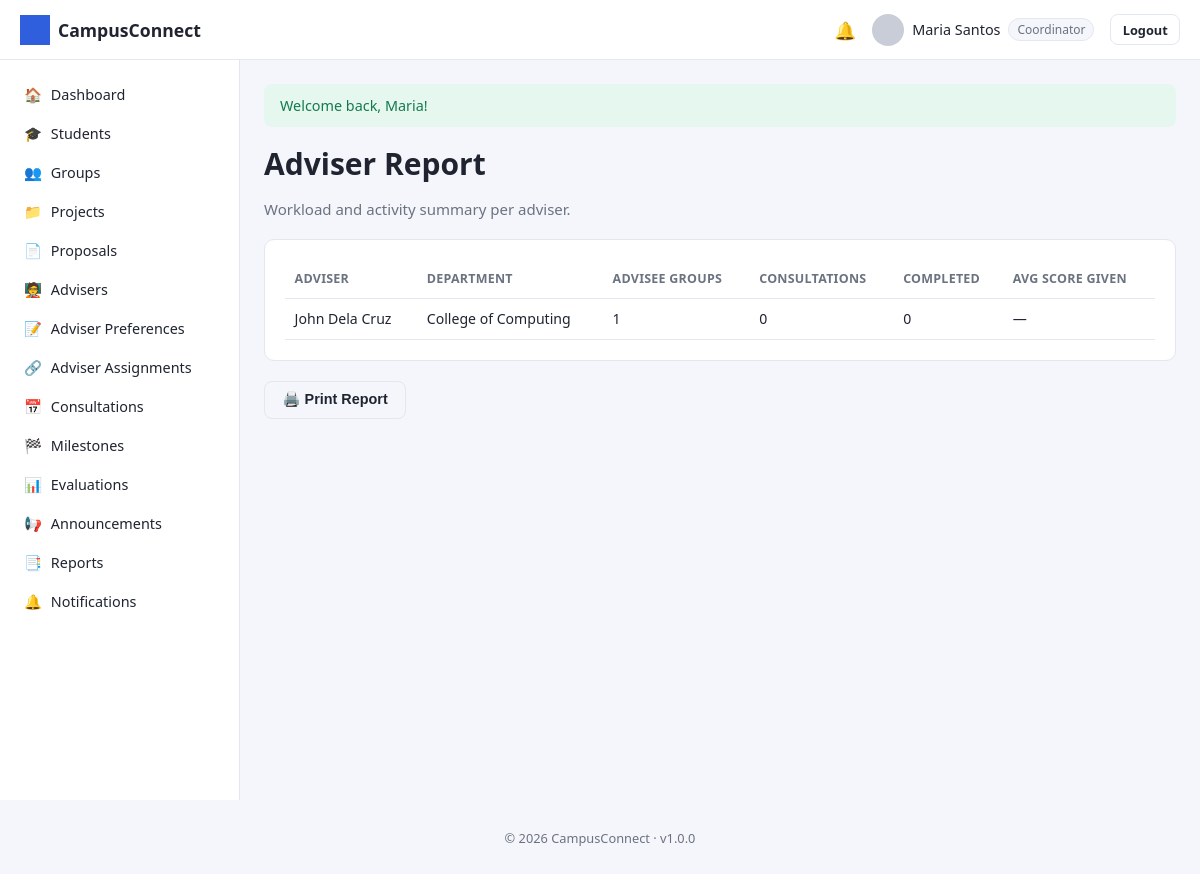
Screenshot of /reports/adviser_report.php (signed in) with the database file from the repository.
### tables this page shows
CREATE TABLE users (
    user_id INT AUTO_INCREMENT PRIMARY KEY,
    role_id INT NOT NULL,
    id_number VARCHAR(50) UNIQUE,
    first_name VARCHAR(100) NOT NULL,
    last_name VARCHAR(100) NOT NULL,
    email VARCHAR(150) NOT NULL UNIQUE,
    password_hash VARCHAR(255) NOT NULL,
    program VARCHAR(150) DEFAULT NULL,
    department VARCHAR(150) DEFAULT NULL,
    profile_photo VARCHAR(255) DEFAULT 'default-profile.png',
    contact_number VARCHAR(30) DEFAULT NULL,
    status ENUM('active','inactive','suspended') DEFAULT 'active',
    remember_token VARCHAR(255) DEFAULT NULL,
    reset_token VARCHAR(255) DEFAULT NULL,
    reset_token_expires DATETIME DEFAULT NULL,
    created_at TIMESTAMP DEFAULT CURRENT_TIMESTAMP,
    updated_at TIMESTAMP DEFAULT CURRENT_TIMESTAMP ON UPDATE CURRENT_TIMESTAMP,
    FOREIGN KEY (role_id) REFERENCES roles(role_id)
);

### includes/functions.php (called while the page is built, shortened)
<?php
function e(?string $value): string
{
    return htmlspecialchars($value ?? '', ENT_QUOTES, 'UTF-8');
}
function isLoggedIn(): bool
{
    return !empty($_SESSION['user_id']);
}
function currentRoleId(): ?int
{
    return $_SESSION['role_id'] ?? null;
}
function currentRoleName(): ?string
{
    $roleId = currentRoleId();
    return $roleId ? (ROLE_NAMES[$roleId] ?? null) : null;
}
function currentUser(): ?array
{
    $stmt = getDB()->prepare('SELECT * FROM users WHERE user_id = ? LIMIT 1');
    $stmt->execute([$_SESSION['user_id']]);
    $user = $stmt->fetch() ?: null;
    return $user;
}

### config/database.php (called while the page is built, shortened)
<?php
function getDB(): PDO
{
    static $pdo = null;
    if ($pdo === null) {
        $dsn = 'mysql:host=' . DB_HOST . ';dbname=' . DB_NAME . ';charset=' . DB_CHARSET;
        $options = [
            PDO::ATTR_ERRMODE            => PDO::ERRMODE_EXCEPTION,
            PDO::ATTR_DEFAULT_FETCH_MODE => PDO::FETCH_ASSOC,
            PDO::ATTR_EMULATE_PREPARES   => false,
        ];
        try {
            $pdo = new PDO($dsn, DB_USER, DB_PASS, $options);
        } catch (PDOException $e) {
            error_log('Database connection failed: ' . $e->getMessage());
            die('Database connection failed. Please try again later or contact the administrator.');
        }
    }
    return $pdo;
}

### reports/adviser_report.php (the view, shortened to what this page needs)
<?php
require_once __DIR__ . '/../config/database.php';
require_once __DIR__ . '/../includes/functions.php';
$db = getDB();
$advisers = $db->query("SELECT u.user_id, u.first_name, u.last_name, u.department,
    (SELECT COUNT(*) FROM `groups` g WHERE g.adviser_id = u.user_id) AS advisee_groups,
    (SELECT COUNT(*) FROM consultations c WHERE c.adviser_id = u.user_id) AS total_consultations,
    (SELECT COUNT(*) FROM consultations c WHERE c.adviser_id = u.user_id AND c.status = 'completed') AS completed_consultations,
    (SELECT AVG(e.score) FROM evaluations e WHERE e.evaluator_id = u.user_id AND e.score IS NOT NULL) AS avg_score_given
    FROM users u WHERE u.role_id = " . ROLE_ADVISER . " ORDER BY u.last_name")->fetchAll();
include __DIR__ . '/../includes/header.php';
?>
<div class="page-header"><div><h1>Adviser Report</h1><p>Workload and activity summary per adviser.</p></div></div>
<div class="card">
    <table>
        <thead><tr><th>Adviser</th><th>Department</th><th>Advisee Groups</th><th>Consultations</th><th>Completed</th><th>Avg Score Given</th></tr></thead>
        <tbody>
        <?php foreach ($advisers as $a): ?>
        <tr>
            <td><?= e($a['first_name'] . ' ' . $a['last_name']) ?></td>
            <td><?= e($a['department']) ?></td>
            <td><?= (int)$a['advisee_groups'] ?></td>
            <td><?= (int)$a['total_consultations'] ?></td>
            <td><?= (int)$a['completed_consultations'] ?></td>
            <td><?= $a['avg_score_given'] !== null ? number_format((float)$a['avg_score_given'], 2) : '—' ?></td>
        </tr>
        <?php endforeach; ?>
        </tbody>
    </table>
</div>
<button onclick="window.print()" class="btn btn-outline">🖨️ Print Report</button>
<?php include __DIR__ . '/../includes/footer.php'; ?>

### includes/navbar.php (shortened to what this page needs)
<?php
$navUser = currentUser();
$unread  = $navUser ? unreadNotificationCount((int) $navUser['user_id']) : 0;
$roleName = currentRoleName();
?>
<header class="navbar">
    <div class="navbar-brand">
        <img src="<?= BASE_URL ?>/assets/images/logo.png" alt="<?= e(APP_NAME) ?>" class="navbar-logo">
        <span><?= e(APP_NAME) ?></span>
    </div>
    <div class="navbar-right">
        <a class="navbar-icon" href="<?= BASE_URL ?>/<?= e($roleName) ?>/notifications<?= $roleName === 'student' ? '/index.php' : '.php' ?>" title="Notifications">
            🔔<?php if ($unread > 0): ?><span class="badge-dot"><?= $unread ?></span><?php endif; ?>
        </a>
        <div class="navbar-user">
            <img src="<?= BASE_URL ?>/assets/images/<?= e($navUser['profile_photo'] ?? 'default-profile.png') ?>" class="navbar-avatar" alt="Profile">
            <span><?= e(($navUser['first_name'] ?? '') . ' ' . ($navUser['last_name'] ?? '')) ?></span>
            <span class="role-tag"><?= e(ucfirst($roleName ?? '')) ?></span>
        </div>
        <a class="btn btn-sm btn-outline" href="<?= BASE_URL ?>/logout.php">Logout</a>
    </div>
</header>

### assets/css/style.css (style rules this page uses)
:root { --primary: #2f5fdd; --primary-dark: #23439e; --success: #1fa971; --danger: #e0413a; --warning: #e0a13a; --info: #3aa9e0; --secondary: #6b7280; --bg: #f4f6fb; --card-bg: #ffffff; --border: #e3e7ef; --text: #1f2430; --text-muted: #6b7280; --sidebar-width: 240px; --navbar-height: 60px; --radius: 10px; }
* { box-sizing: border-box; }
body { margin: 0; font-family: 'Segoe UI', Roboto, Helvetica, Arial, sans-serif; background: var(--bg); color: var(--text); font-size: 15px; }
a { color: var(--primary); text-decoration: none; }
h1, h2, h3, h4 { margin: 0 0 .5em; font-weight: 600; }
.app-shell { padding-top: var(--navbar-height); }
.navbar { position: fixed; top: 0; left: 0; right: 0; height: var(--navbar-height); background: var(--card-bg); border-bottom: 1px solid var(--border); display: flex; align-items: center; justify-content: space-between; padding: 0 1.25rem; z-index: 100; }
.navbar-brand { display: flex; align-items: center; gap: .5rem; font-weight: 700; font-size: 1.1rem; }
.navbar-logo { height: 30px; width: 30px; object-fit: contain; }
.navbar-right { display: flex; align-items: center; gap: 1rem; }
.navbar-icon { position: relative; font-size: 1.1rem; }
.navbar-user { display: flex; align-items: center; gap: .5rem; font-size: .9rem; }
.navbar-avatar { width: 32px; height: 32px; border-radius: 50%; object-fit: cover; }
.role-tag { background: var(--bg); border: 1px solid var(--border); border-radius: 20px; padding: 2px 8px; font-size: .75rem; color: var(--text-muted); }
.btn { display: inline-block; padding: .6rem 1.1rem; border-radius: 8px; border: 1px solid transparent; font-size: .9rem; font-weight: 600; cursor: pointer; text-align: center; }
.btn-sm { padding: .35rem .7rem; font-size: .8rem; }
.btn-outline { background: transparent; border-color: var(--border); color: var(--text); }
.card { background: var(--card-bg); border: 1px solid var(--border); border-radius: var(--radius); padding: 1.25rem; margin-bottom: 1.25rem; }
table { width: 100%; border-collapse: collapse; font-size: .88rem; }
th, td { text-align: left; padding: .65rem .6rem; border-bottom: 1px solid var(--border); }
th { color: var(--text-muted); font-weight: 600; font-size: .78rem; text-transform: uppercase; letter-spacing: .02em; }
.page-header { display: flex; align-items: center; justify-content: space-between; margin-bottom: 1.25rem; flex-wrap: wrap; gap: .75rem; }
.page-header p { color: var(--text-muted); margin: .2rem 0 0; }

### rows the page displays
users: profile_photo (placeholder picture), first_name+last_name "Maria Santos"
users: first_name+last_name "John Dela Cruz", department "College of Computing", advisee_groups "1", total_consultations "0", completed_consultations "0"

### other values shown
APP_NAME "CampusConnect"
$roleName "Coordinator"
$icon "🏠"
$label "Dashboard"
$icon "🎓"
$label "Students"
$icon "👥"
$label "Groups"
$icon "📁"
$label "Projects"
$icon "📄"
$label "Proposals"
$icon "🧑‍🏫"
$label "Advisers"
$icon "📝"
